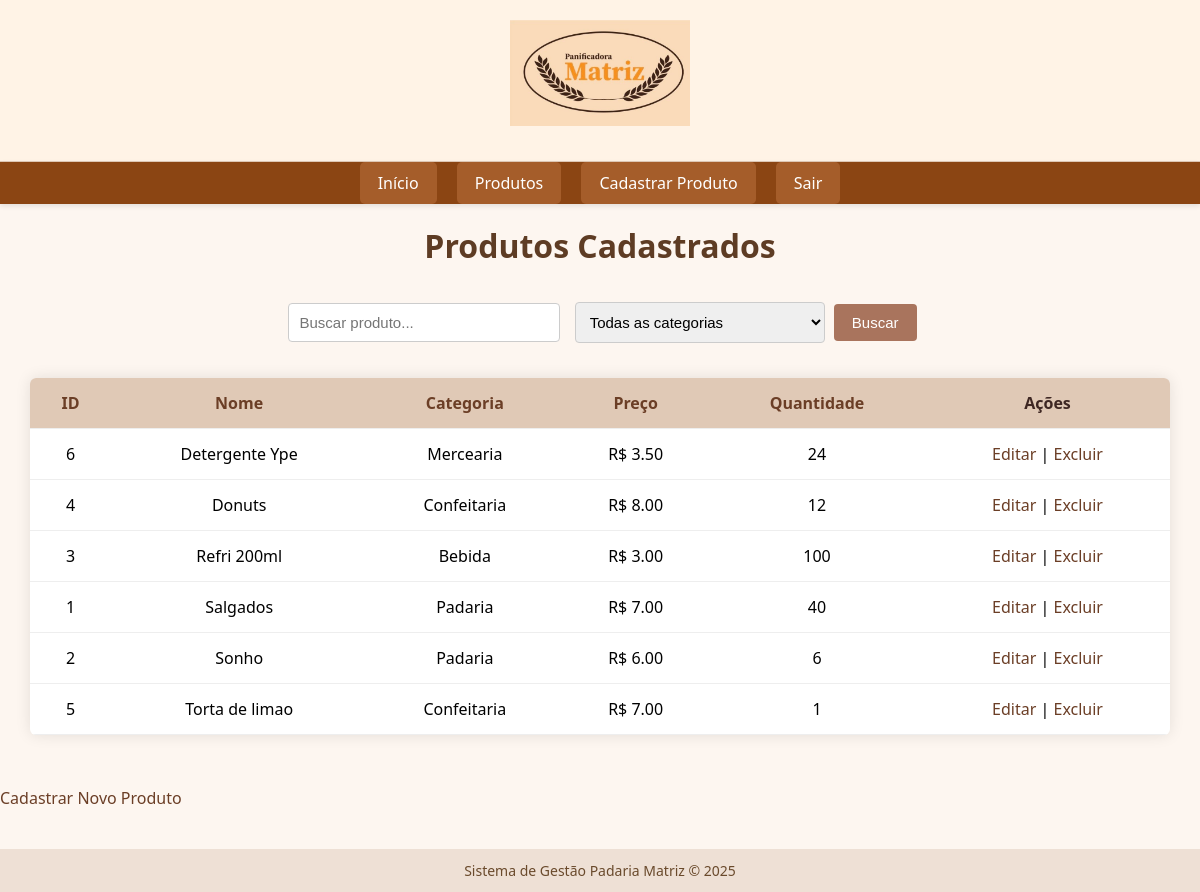
/produtos?order_by=nome&busca=&categoria= (signed in), run on the app's committed database.
### tables this page shows
CREATE TABLE produtos (
        id INTEGER PRIMARY KEY AUTOINCREMENT,
        nome TEXT NOT NULL,
        categoria TEXT,
        preco REAL,
        quantidade INTEGER
    );

### app.py (the view)
@app.route('/produtos')
def produtos():
    if 'usuario' not in session:
        return redirect(url_for('login'))
    busca = request.args.get('busca', '')
    categoria = request.args.get('categoria', '')
    order_by = request.args.get('order_by', 'id')
    conn = conectar_bd()
    cursor = conn.cursor()
    query = "SELECT * FROM produtos"
    filtros = []
    params = []
    if busca:
        filtros.append("nome LIKE ?")
        params.append(f"%{busca}%")
    if categoria:
        filtros.append("categoria = ?")
        params.append(categoria)
    if filtros:
        query += " WHERE " + " AND ".join(filtros)
    if order_by in ['id', 'nome', 'categoria', 'preco', 'quantidade']:
        query += f" ORDER BY {order_by}"
    cursor.execute(query, params)
    produtos = cursor.fetchall()
    conn.close()
    return render_template('produtos.html', produtos=produtos, busca=busca, categoria=categoria)

### banco.py (called while the page is built)
def conectar_bd():
    conexao = sqlite3.connect('padaria.db')
    return conexao

### templates/produtos.html (shortened to what this page needs)
{% extends 'base.html' %}
{% block content %}
<h1>Produtos Cadastrados</h1>
<form method="GET" action="{{ url_for('produtos') }}">
    <input type="text" name="busca" placeholder="Buscar produto..." value="{{ busca or '' }}">
    <select name="categoria">
        <option value="">Todas as categorias</option>
    </select>
    <input type="submit" value="Buscar">
</form>
<table>
    <tr>
        <th><a href="{{ url_for('produtos', order_by='id', busca=busca, categoria=categoria) }}">ID</a></th>
        <th><a href="{{ url_for('produtos', order_by='nome', busca=busca, categoria=categoria) }}">Nome</a></th>
        <th><a href="{{ url_for('produtos', order_by='categoria', busca=busca, categoria=categoria) }}">Categoria</a></th>
        <th><a href="{{ url_for('produtos', order_by='preco', busca=busca, categoria=categoria) }}">Preço</a></th>
        <th><a href="{{ url_for('produtos', order_by='quantidade', busca=busca, categoria=categoria) }}">Quantidade</a></th>
        <th>Ações</th>
    </tr>
    {% for produto in produtos %}
    <tr>
        <td>{{ produto[0] }}</td>
        <td>{{ produto[1] }}</td>
        <td>{{ produto[2] }}</td>
        <td>R$ {{ "%.2f"|format(produto[3]) }}</td>
        <td>{{ produto[4] }}</td>
        <td>
            <a href="{{ url_for('editar', id=produto[0]) }}">Editar</a> |
            <a href="{{ url_for('excluir', id=produto[0]) }}" onclick="return confirm('Tem certeza que deseja excluir?')">Excluir</a>
        </td>
    </tr>
    {% endfor %}
</table>
<br>
<a class="btn cadastrar" href="{{ url_for('cadastrar') }}">Cadastrar Novo Produto</a>
{% endblock %}

### static/style.css (style rules this page uses)
body { font-family: 'Segoe UI', Tahoma, Geneva, Verdana, sans-serif; background-color: #fdf6f0; margin: 0; padding: 0; }
h1 { color: #5e3c24; text-align: center; margin: 20px 0; }
form { text-align: center; margin: 30px auto; }
input[type="text"], input[type="password"], input[type="number"], select { padding: 10px; border-radius: 4px; border: 1px solid #ccc; margin: 5px; width: 250px; font-size: 15px; }
input[type="submit"] { background-color: #a9745d; color: white; padding: 10px 18px; border: none; border-radius: 4px; cursor: pointer; font-size: 15px; }
table { margin: 30px auto; width: 95%; border-collapse: collapse; box-shadow: 0 0 15px rgba(0,0,0,0.1); background-color: white; border-radius: 6px; overflow: hidden; }
th, td { padding: 14px; border-bottom: 1px solid #eee; text-align: center; }
th { background-color: #e0c9b6; color: #3e2723; font-weight: bold; }
a { color: #6b3e26; text-decoration: none; }

### data on the page
produtos: id "6", nome "Detergente Ype", categoria "Mercearia", preco "3.50", quantidade "24"
produtos: id "4", nome "Donuts", categoria "Confeitaria", preco "8.00", quantidade "12"
produtos: id "3", nome "Refri 200ml", categoria "Bebida", preco "3.00", quantidade "100"
produtos: id "1", nome "Salgados", categoria "Padaria", preco "7.00", quantidade "40"
produtos: id "2", nome "Sonho", categoria "Padaria", preco "6.00", quantidade "6"
produtos: id "5", nome "Torta de limao", categoria "Confeitaria", preco "7.00", quantidade "1"
